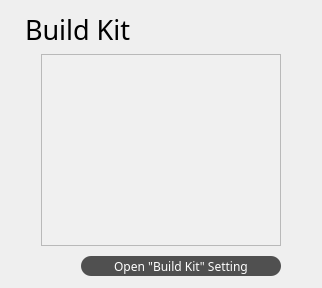
            <widget class="QWidget" name="page_4">
             <layout class="QVBoxLayout" name="verticalLayout_15">
              <property name="leftMargin">
               <number>25</number>
              </property>
              <property name="rightMargin">
               <number>25</number>
              </property>
              <property name="bottomMargin">
               <number>12</number>
              </property>
              <item>
               <widget class="QLabel" name="label_15">
                <property name="sizePolicy">
                 <sizepolicy hsizetype="Preferred" vsizetype="Fixed">
                  <horstretch>0</horstretch>
                  <verstretch>0</verstretch>
                 </sizepolicy>
                </property>
                <property name="font">
                 <font>
                  <family>方正黑体简体</family>
                  <pointsize>20</pointsize>
                 </font>
                </property>
                <property name="text">
                 <string>Build Kit</string>
                </property>
                <property name="margin">
                 <number>16</number>
                </property>
               </widget>
              </item>
              <item>
               <widget class="QTableView" name="tableView">
                <property name="styleSheet">
                 <string notr="true">background-color: rgb(240, 240, 240);
border-color: rgb(200, 200, 200);
margin-left: 16px;
margin-right: 16px;</string>
                </property>
               </widget>
              </item>
              <item>
               <spacer name="verticalSpacer_3">
                <property name="orientation">
                 <enum>Qt::Vertical</enum>
                </property>
                <property name="sizeType">
                 <enum>QSizePolicy::Fixed</enum>
                </property>
                <property name="sizeHint" stdset="0">
                 <size>
                  <width>20</width>
                  <height>4</height>
                 </size>
                </property>
               </spacer>
              </item>
              <item>
               <layout class="QHBoxLayout" name="horizontalLayout_21">
                <property name="leftMargin">
                 <number>16</number>
                </property>
                <property name="rightMargin">
                 <number>16</number>
                </property>
                <item>
                 <spacer name="horizontalSpacer_11">
                  <property name="orientation">
                   <enum>Qt::Horizontal</enum>
                  </property>
                  <property name="sizeHint" stdset="0">
                   <size>
                    <width>40</width>
                    <height>20</height>
                   </size>
                  </property>
                 </spacer>
                </item>
                <item>
                 <widget class="QPushButton" name="cancelButton_4">
                  <property name="sizePolicy">
                   <sizepolicy hsizetype="Minimum" vsizetype="Fixed">
                    <horstretch>0</horstretch>
                    <verstretch>0</verstretch>
                   </sizepolicy>
                  </property>
                  <property name="minimumSize">
                   <size>
                    <width>200</width>
                    <height>20</height>
                   </size>
                  </property>
                  <property name="maximumSize">
                   <size>
                    <width>16777215</width>
                    <height>20</height>
                   </size>
                  </property>
                  <property name="font">
                   <font>
                    <family>方正黑体简体</family>
                    <pointsize>9</pointsize>
                   </font>
                  </property>
                  <property name="styleSheet">
                   <string notr="true">QPushButton{
background: rgb(80, 80, 80);
color: rgb(255, 255, 255);
border-radius: 10px;
}

QPushButton:hover{
background: rgb(100, 100, 100);
}</string>
                  </property>
                  <property name="text">
                   <string>Open &quot;Build Kit&quot; Setting</string>
                  </property>
                  <property name="autoDefault">
                   <bool>false</bool>
                  </property>
                  <property name="flat">
                   <bool>true</bool>
                  </property>
                 </widget>
                </item>
               </layout>
              </item>
             </layout>
            </widget>
